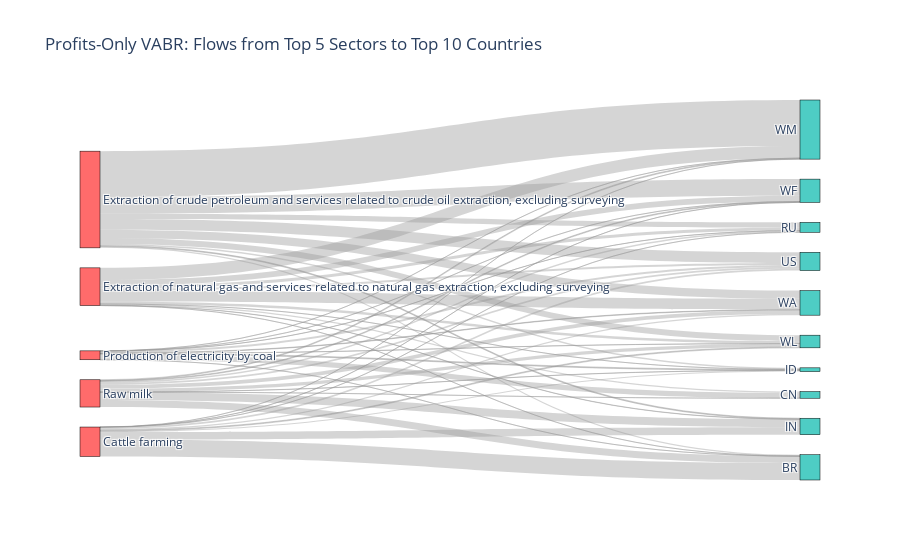

Source (notebook cell):
### Code cell
import plotly.graph_objects as go

# === PREPARE DATA FOR SANKEY ===
# Take top 5 sectors and top 10 countries for readability
top_sectors = sector_ranking.head(5).index
top_countries = country_ranking.head(10).index

# Build flows: from each sector to each country
flows = []
for sector in top_sectors:
    for idx, (country, s) in enumerate(ixi_data.x.index):
        if s == sector and country in top_countries:
            emissions = results['producer_by_sector'].get((country, s), 0)
            output = ixi_data.x.values.flatten()[idx]
            if output > 0 and emissions > 0:
                operating_surplus = ixi_data.factor_inputs.F.loc[
                    'Operating surplus: Remaining net operating surplus', (country, s)
                ]
                profit_coeff = operating_surplus / output if output > 0 else 0
                profits_responsibility = emissions * profit_coeff / 1e6  # Mt

                if profits_responsibility > 0:
                    flows.append((sector, country, profits_responsibility))

# === MAP SECTORS AND COUNTRIES TO NODE INDICES ===
sector_nodes = list(top_sectors)
country_nodes = list(top_countries)
all_nodes = sector_nodes + country_nodes

node_indices = {node: i for i, node in enumerate(all_nodes)}

# Build Sankey link lists
sources = [node_indices[s] for s, c, v in flows]
targets = [node_indices[c] for s, c, v in flows]
values = [v for s, c, v in flows]

# === CREATE SANKEY DIAGRAM ===
fig = go.Figure(data=[go.Sankey(
    node=dict(
        pad=20,
        thickness=20,
        line=dict(color="black", width=0.5),
        label=all_nodes,
        color=["#ff6b6b"]*len(sector_nodes) + ["#4ecdc4"]*len(country_nodes)  # sectors red, countries teal
    ),
    link=dict(
        source=sources,
        target=targets,
        value=values,
        color="rgba(150,150,150,0.4)"  # semi-transparent gray flows
    )
)])

fig.update_layout(
    title_text="Profits-Only VABR: Flows from Top 5 Sectors to Top 10 Countries",
    font_size=12
)

fig.show()

### Figure 1 — Plotly figure (JSON) as saved in the notebook; plotly's stock layout.template omitted (floating-point values rounded to 4 significant figures)
{"data": [{"link": {"color": "rgba(150,150,150,0.4)", "source": [0, 0, 0, 0, 0, 0, 0, 0, 0, 1, 1, 1, 1, 1, 1, 1, 1, 1, 2, 2, 2, 2, 2, 2, 2, 2, 2, 3, 3, 3, 3, 3, 3, 3, 3, 3, 3, 4, 4, 4, 4, 4, 4, 4, 4, 4, 4], "target": [7, 12, 8, 13, 10, 9, 14, 11, 5, 7, 6, 12, 13, 10, 9, 14, 11, 5, 7, 12, 8, 13, 10, 9, 14, 11, 5, 7, 6, 12, 8, 13, 10, 9, 14, 11, 5, 7, 6, 12, 8, 13, 10, 9, 14, 11, 5], "value": [83.52, 10.69, 6.796, 40.57, 12.49, 64.49, 46.95, 129.4, 357.9, 14.17, 41.78, 0.1145, 0.3797, 7.045, 4.197, 0.7263, 0.789, 0.1263, 14.59, 131.2, 57.85, 0.5045, 8.359, 8.87, 6.94, 0.1717, 0.6165, 16.33, 10.11, 0.4553, 1.918, 23.5, 3.469e-05, 83.75, 18.43, 44.34, 94.67, 13.61, 2.282e-12, 54.27, 61.87, 12.25, 1.176, 30.31, 25.44, 6.328, 6.947]}, "node": {"color": ["#ff6b6b", "#ff6b6b", "#ff6b6b", "#ff6b6b", "#ff6b6b", "#4ecdc4", "#4ecdc4", "#4ecdc4", "#4ecdc4", "#4ecdc4", "#4ecdc4", "#4ecdc4", "#4ecdc4", "#4ecdc4", "#4ecdc4"], "label": ["Extraction of crude petroleum and services related to crude oil extraction, excluding surveying", "Production of electricity by coal", "Cattle farming", "Extraction of natural gas and services related to natural gas extraction, excluding surveying", "Raw milk", "WM", "CN", "US", "IN", "WA", "ID", "WF", "BR", "RU", "WL"], "line": {"color": "black", "width": 0.5}, "pad": 20, "thickness": 20}, "type": "sankey"}], "layout": {"font": {"size": 12}, "title": {"text": "Profits-Only VABR: Flows from Top 5 Sectors to Top 10 Countries"}}}
